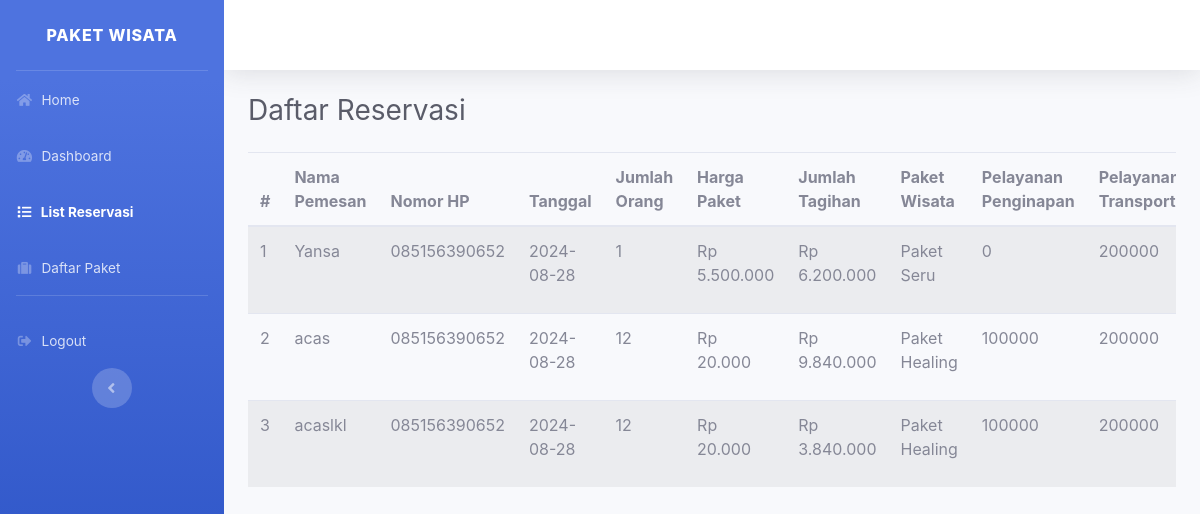
The app's page /list_reservasi.php (signed in) with its own data.
### tables this page shows
CREATE TABLE `reservasi` (
  `id` int(11) NOT NULL,
  `user_id` int(11) DEFAULT NULL,
  `nama_pemesan` varchar(100) DEFAULT NULL,
  `nomor_hp` varchar(20) DEFAULT NULL,
  `tanggal` date DEFAULT NULL,
  `paket_wisata_id` int(11) DEFAULT NULL,
  `jumlah_orang` int(11) DEFAULT NULL,
  `harga_paket` decimal(10,2) DEFAULT NULL,
  `jumlah_tagihan` decimal(10,2) DEFAULT NULL,
  `status` enum('pending','confirmed','canceled') DEFAULT 'pending',
  `created_at` timestamp NOT NULL DEFAULT current_timestamp(),
  `pelayanan_penginapan` int(11) DEFAULT 0,
  `pelayanan_transportasi` int(11) DEFAULT 0,
  `pelayanan_servis` int(11) DEFAULT 0
);

CREATE TABLE `paket_wisata` (
  `id` int(11) NOT NULL,
  `nama_paket` varchar(100) DEFAULT NULL,
  `deskripsi` text DEFAULT NULL,
  `harga` decimal(10,2) DEFAULT NULL,
  `durasi` int(11) DEFAULT NULL,
  `foto` varchar(255) DEFAULT NULL,
  `created_at` timestamp NOT NULL DEFAULT current_timestamp()
);

### list_reservasi.php (the view, shortened to what this page needs)
<!DOCTYPE html>
<html lang="en">
<head>
    <link href="assetAdmin/css/sb-admin-2.min.css" rel="stylesheet">
    <link href="assetAdmin/vendor/fontawesome-free/css/all.min.css" rel="stylesheet" type="text/css">
    <link rel="stylesheet" href="https://cdn.jsdelivr.net/npm/sweetalert2@11/dist/sweetalert2.min.css">
</head>
<body id="page-top">
    <div id="wrapper">
            <ul class="navbar-nav bg-gradient-primary sidebar sidebar-dark accordion" id="accordionSidebar">
                <a class="sidebar-brand d-flex align-items-center justify-content-center" href="/">
                    <div class="sidebar-brand-text mx-3">PAKET WISATA</div>
                </a>
                <hr class="sidebar-divider my-0">
                <li class="nav-item <?php echo ($_SERVER['REQUEST_URI'] === '/paketwisata/') ? 'active' : ''; ?>">
                    <a class="nav-link" href="http://localhost/paketwisata/">
                        <i class="fas fa-fw fa-home"></i>
                        <span>Home</span>
                    </a>
                </li>
                <li class="nav-item <?php echo ($_SERVER['REQUEST_URI'] === '/paketwisata/dashboard.php') ? 'active' : ''; ?>">
                    <a class="nav-link" href="http://localhost/paketwisata/dashboard.php">
                        <i class="fas fa-fw fa-tachometer-alt"></i>
                        <span>Dashboard</span>
                    </a>
                </li>
                <li class="nav-item <?php echo ($_SERVER['REQUEST_URI'] === '/paketwisata/list_reservasi.php') ? 'active' : ''; ?>">
                    <a class="nav-link" href="/paketwisata/list_reservasi.php">
                        <i class="fas fa-fw fa-list"></i>
                        <span>List Reservasi</span>
                    </a>
                </li>
                <li class="nav-item <?php echo ($_SERVER['REQUEST_URI'] === '/paketwisata/daftarpaket.php') ? 'active' : ''; ?>">
                    <a class="nav-link" href="/paketwisata/daftarpaket.php">
                        <i class="fas fa-fw fa-suitcase"></i>
                        <span>Daftar Paket</span>
                    </a>
                </li>
                <hr class="sidebar-divider d-none d-md-block">
                <li class="nav-item">
                    <a class="nav-link" href="logout.php">
                        <i class="fas fa-fw fa-sign-out-alt"></i>
                        <span>Logout</span>
                    </a>
                </li>
                <div class="text-center d-none d-md-inline">
                    <button class="rounded-circle border-0" id="sidebarToggle"></button>
                </div>
                </ul>
        <div id="content-wrapper" class="d-flex flex-column">
            <div id="content">
                <nav class="navbar navbar-expand navbar-light bg-white topbar mb-4 static-top shadow">
                </nav>
                <div class="container-fluid">
                    <h1 class="h3 mb-4 text-gray-800">Daftar Reservasi</h1>
                    <div class="row">
                    <div class="col-md-12">
                        <div class="table-responsive">
                            <table class="table table-striped">
                                <thead>
                                    <tr>
                                        <th>#</th>
                                        <th>Nama Pemesan</th>
                                        <th>Nomor HP</th>
                                        <th>Tanggal</th>
                                        <th>Jumlah Orang</th>
                                        <th>Harga Paket</th>
                                        <th>Jumlah Tagihan</th>
                                        <th>Paket Wisata</th>
                                        <th>Pelayanan Penginapan</th>
                                        <th>Pelayanan Transportasi</th>
                                    </tr>
                                </thead>
                                <tbody>
                                    <?php
                                    $conn = new mysqli('localhost', 'root', '', 'paketwisata');
                                    $sql = "SELECT r.id, r.nama_pemesan, r.nomor_hp, r.tanggal, r.jumlah_orang, r.harga_paket, r.jumlah_tagihan, r.status, p.nama_paket,
                                                r.pelayanan_penginapan, r.pelayanan_transportasi, r.pelayanan_servis
                                            FROM reservasi r
                                            JOIN paket_wisata p ON r.paket_wisata_id = p.id
                                            WHERE r.user_id = ?
                                            ORDER BY r.created_at DESC";
                                    $stmt = $conn->prepare($sql);
                                    $stmt->bind_param("i", $_SESSION['user_id']);
                                    $stmt->execute();
                                    $result = $stmt->get_result();
                                    if ($result->num_rows > 0):
                                        $no = 1;
                                        while ($row = $result->fetch_assoc()):
                                    ?>
                                        <tr>
                                            <td><?= $no++ ?></td>
                                            <td><?= htmlspecialchars($row['nama_pemesan']) ?></td>
                                            <td><?= htmlspecialchars($row['nomor_hp']) ?></td>
                                            <td><?= htmlspecialchars($row['tanggal']) ?></td>
                                            <td><?= htmlspecialchars($row['jumlah_orang']) ?></td>
                                            <td>Rp <?= number_format($row['harga_paket'], 0, ',', '.') ?></td>
                                            <td>Rp <?= number_format($row['jumlah_tagihan'], 0, ',', '.') ?></td>
                                            <td><?= htmlspecialchars($row['nama_paket']) ?></td>
                                            <td><?= htmlspecialchars($row['pelayanan_penginapan']) ?></td>
                                            <td><?= htmlspecialchars($row['pelayanan_transportasi']) ?></td>
                                        </tr>
                                    <?php
                                        endwhile;
                                    else:
                                    ?>
                                        <tr>
                                            <td colspan="13">Belum ada reservasi.</td>
                                        </tr>
                                    <?php endif; ?>
                                </tbody>
                            </table>
                        </div>
                    </div>
                </div>
                </div>
            </div>
        </div>
    </div>
</body>
</html>

### records on screen
reservasi: nama_pemesan "Yansa", nomor_hp "085156390652", tanggal "2024-08-28", jumlah_orang "1", harga_paket "5.500.000", jumlah_tagihan "6.200.000", paket_wisata.nama_paket "Paket Seru", pelayanan_penginapan "0", pelayanan_transportasi "200000"
reservasi: nama_pemesan "acas", nomor_hp "085156390652", tanggal "2024-08-28", jumlah_orang "12", harga_paket "20.000", jumlah_tagihan "9.840.000", paket_wisata.nama_paket "Paket Healing", pelayanan_penginapan "100000", pelayanan_transportasi "200000"
reservasi: nama_pemesan "acaslkl", nomor_hp "085156390652", tanggal "2024-08-28", jumlah_orang "12", harga_paket "20.000", jumlah_tagihan "3.840.000", paket_wisata.nama_paket "Paket Healing", pelayanan_penginapan "100000", pelayanan_transportasi "200000"
